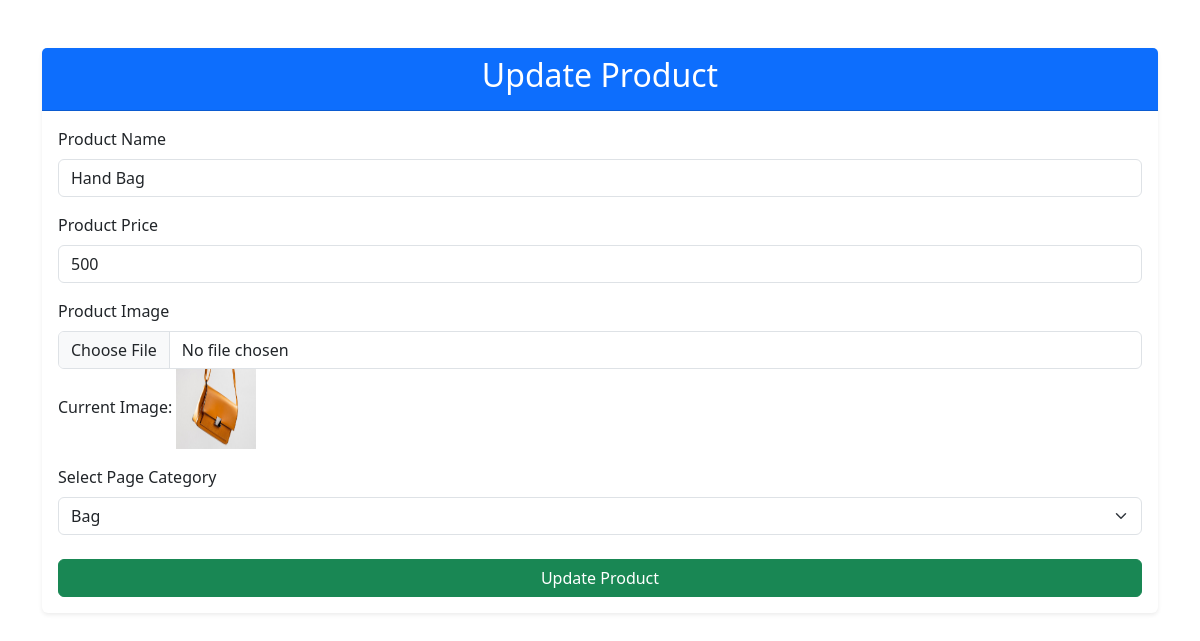
The page /admin/product/update.php?id=1 on the database its author committed.
### tables this page shows
CREATE TABLE `product` (
  `id` int(11) NOT NULL,
  `pname` varchar(100) NOT NULL,
  `pprice` varchar(100) NOT NULL,
  `pimage` varchar(200) NOT NULL,
  `pcategory` varchar(100) NOT NULL
);

### admin/product/update.php (the view, shortened to what this page needs)
<?php
include "../../db.php";
if (isset($_GET['id'])) {
    $id = $_GET['id'];
    $sql = "SELECT * FROM product WHERE id = $id";
    $result = mysqli_query($conn, $sql);
    if ($row = mysqli_fetch_assoc($result)) {
        $productName = $row['pname'];
        $productPrice = $row['pprice'];
        $pageCategory = $row['pcategory'];
        $productImage = $row['pimage'];
    } else {
        echo "Product not found!";
        exit();
    }
} else {
    echo "No product selected!";
    exit();
}
?>
<!DOCTYPE html>
<html lang="en">
<head>
    <link href="https://cdn.jsdelivr.net/npm/bootstrap@5.3.0-alpha1/dist/css/bootstrap.min.css" rel="stylesheet">
</head>
<body>
    <div class="container mt-5">
        <div class="card shadow-sm border-0">
            <div class="card-header bg-primary text-white text-center">
                <h2>Update Product</h2>
            </div>
            <div class="card-body">
                <form method="post" enctype="multipart/form-data">
                    <div class="mb-3">
                        <label for="productName" class="form-label">Product Name</label>
                        <input type="text" name="Pname" class="form-control" id="productName" value="<?php echo $productName; ?>" required>
                    </div>
                    <div class="mb-3">
                        <label for="productPrice" class="form-label">Product Price</label>
                        <input type="text" name="Pprice" class="form-control" id="productPrice" value="<?php echo $productPrice; ?>" required>
                    </div>
                    <div class="mb-3">
                        <label for="productImage" class="form-label">Product Image</label>
                        <input type="file" name="Pimage" class="form-control" id="productImage">
                        <p>Current Image: <img src="<?php echo $productImage; ?>" style="width: 80px; height: 80px;"></p>
                    </div>
                    <div class="mb-4">
                        <label for="category" class="form-label">Select Page Category</label>
                        <select class="form-select" id="category" name="Ppages">
                            <option value="bag" <?php if ($pageCategory == 'bag') echo 'selected'; ?>>Bag</option>
                        </select>
                    </div>
                    <button type="submit" class="btn btn-success w-100">Update Product</button>
                </form>
            </div>
        </div>
    </div>
</body>
</html>

### rows shown on the page
product: Pname "Hand Bag", Pprice "500", pimage (picture), Ppages "Bag"
